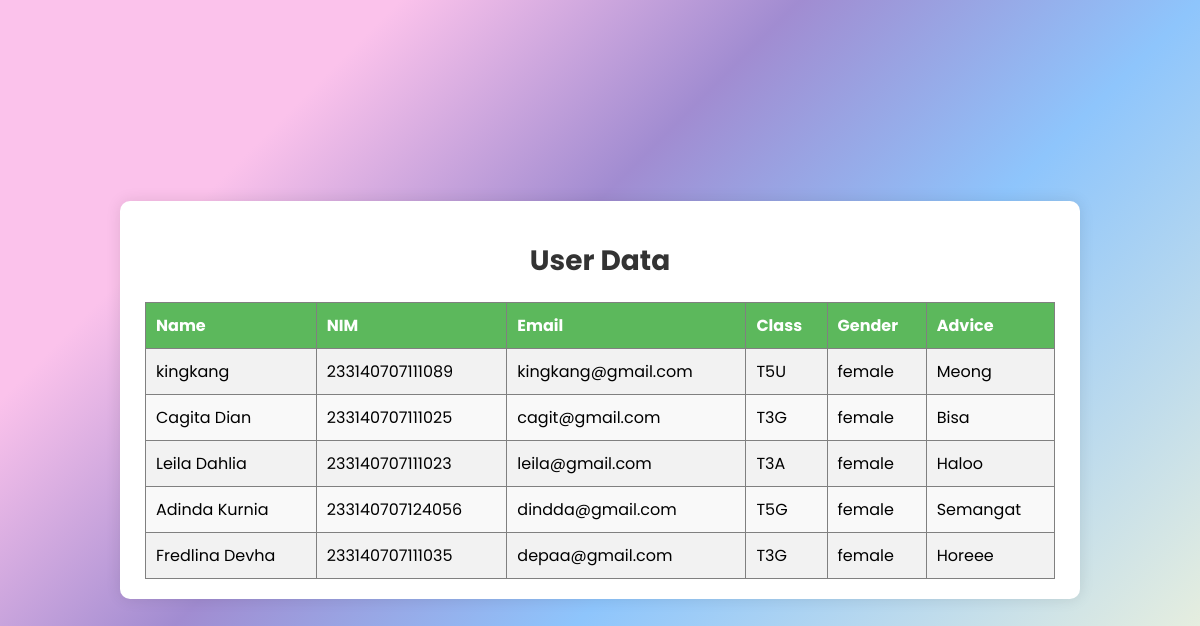
The app's page /admin/index.php with its own data.
### tables this page shows
CREATE TABLE `users` (
  `id` int(11) NOT NULL,
  `name` varchar(100) NOT NULL,
  `nim` varchar(100) NOT NULL,
  `email` varchar(100) NOT NULL,
  `class` varchar(100) NOT NULL,
  `gender` varchar(100) NOT NULL,
  `advice` varchar(500) NOT NULL
);

### admin/index.php (the view, shortened to what this page needs)
<?php
require '../koneksi/connection.php';
$query = "SELECT * FROM users";
$result = mysqli_query($conn, $query);
?>
<!DOCTYPE html>
<html lang="en">
<head>
    <link rel="stylesheet" href="style.css">
</head>
<body>
    <div class="admin-panel">
        <h1>User Data</h1>
        <?php if(mysqli_num_rows($result) > 0): ?>
            <table border="1" cellpadding="10" cellspacing="0">
                <tr>
                    <th>Name</th>
                    <th>NIM</th>
                    <th>Email</th>
                    <th>Class</th>
                    <th>Gender</th>
                    <th>Advice</th>
                </tr>
                <?php while($row = mysqli_fetch_assoc($result)): ?>
                <tr>
                    <td><?php echo htmlspecialchars($row['name']); ?></td>
                    <td><?php echo htmlspecialchars($row['nim']); ?></td>
                    <td><?php echo htmlspecialchars($row['email']); ?></td>
                    <td><?php echo htmlspecialchars($row['class']); ?></td>
                    <td><?php echo htmlspecialchars($row['gender']); ?></td>
                    <td><?php echo htmlspecialchars($row['advice']); ?></td>
                </tr>
                <?php endwhile; ?>
            </table>
        <?php else: ?>
            <p>No data found</p>
        <?php endif; ?>
    </div>
</body>
</html>

### admin/style.css (style rules this page uses)
body { font-family: "poppins", "roboto", sans-serif; background: linear-gradient(135deg, #fbc2eb 20%, #a18cd1 40%, #8ec5fc 60%, #fef9d7 100%); margin: 0; padding: 0; display: flex; justify-content: center; align-items: center; height: 100vh; }
.admin-panel { background: #fff; border-radius: 10px; box-shadow: 0 0 15px rgba(0, 0, 0, 0.1); padding: 20px 25px; width: 80%; max-width: 1000px; box-sizing: border-box; overflow-x: auto; }
.admin-panel h1 { margin-bottom: 20px; font-size: 28px; text-align: center; color: #333; }
table { width: 100%; border-collapse: collapse; }
table th, table td { padding: 10px; text-align: left; }
table th { background-color: #5cb85c; color: white; font-weight: bold; }
table td { background-color: #f9f9f9; }
table tr:nth-child(even) td { background-color: #f2f2f2; }

### records on screen
users: name "kingkang", nim "233140707111089", email "kingkang@gmail.com", class "T5U", gender "female", advice "Meong"
users: name "Cagita Dian", nim "233140707111025", email "cagit@gmail.com", class "T3G", gender "female", advice "Bisa"
users: name "Leila Dahlia", nim "233140707111023", email "leila@gmail.com", class "T3A", gender "female", advice "Haloo"
users: name "Adinda Kurnia", nim "233140707124056", email "dindda@gmail.com", class "T5G", gender "female", advice "Semangat"
users: name "Fredlina Devha", nim "233140707111035", email "depaa@gmail.com", class "T3G", gender "female", advice "Horeee"
